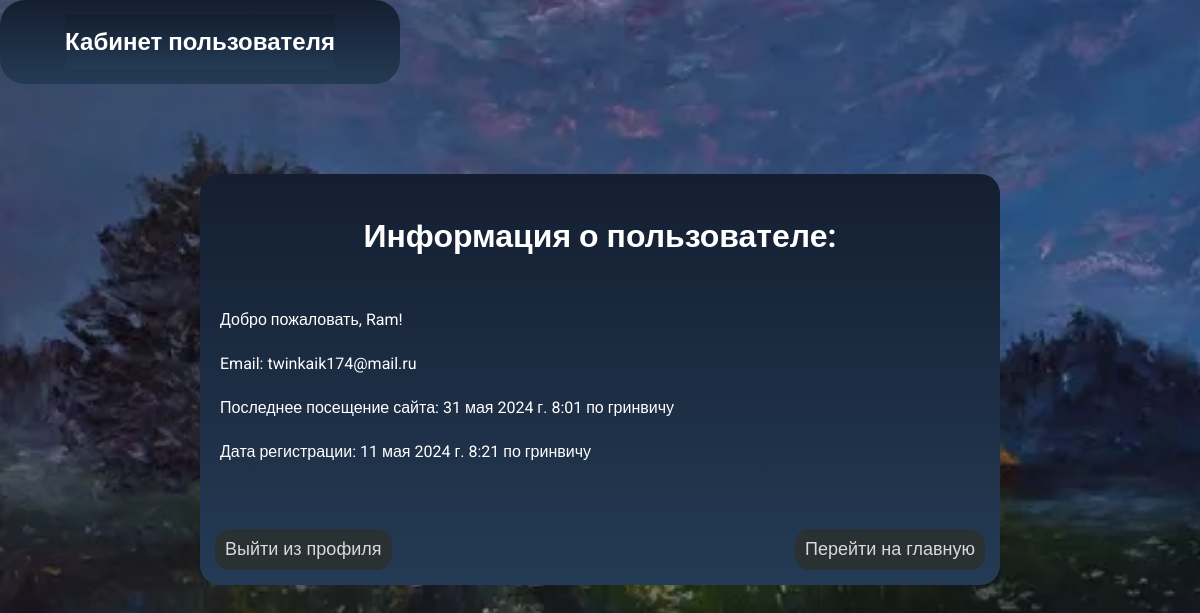
The app's page /auth/user_profile/ (signed in), older data.
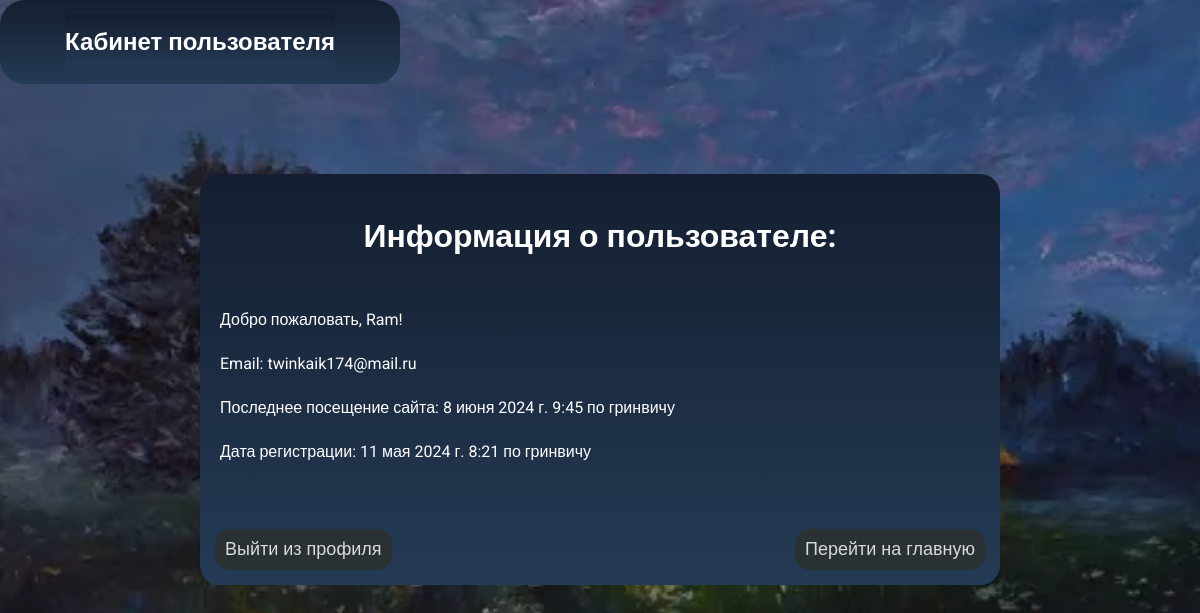
The same page, newer data.
### users/models.py (models this page shows, shortened)
class SiteUser(AbstractUser):
    email = models.EmailField(unique=True, default='')
    password = models.CharField(max_length=128, null=True)
    username = models.CharField(max_length=128, null=True, unique=True)
    last_login = models.DateTimeField(auto_now=True, null=True)
    is_superuser = models.BooleanField(default=False)
    is_staff = models.BooleanField(default=False)
    is_active = models.BooleanField(default=True)
    date_joined = models.DateTimeField(auto_now_add=True)
    USERNAME_FIELD = 'username'
    REQUIRED_FIELDS = ['email']
    @property
    def is_authenticated(self):
        return True
    class Meta:
        verbose_name = 'Пользователь'
        verbose_name_plural = 'Пользователи'
        db_table = 'site_users'

### users/views.py (the view)
# urls.py: path('user_profile/', views.user_profile, name='user_profile'),
@login_required
def user_profile(request):
    return render(request, 'registration/user_profile.html')

### users/templates/registration/user_profile.html (shortened to what this page needs)
<!DOCTYPE html>
{% load static %}
<html lang="en">
<head>
    <link href="{% static 'css/user-styles1.css'%}" rel="stylesheet">
</head>
<body>
    <article>
        <h1>Кабинет пользователя</h1>
    </article>
    <div class="info">
        <h1>Информация о пользователе:</h1>
        <p>Добро пожаловать, {{ user.username }}!</p>
        <p>Email: {{ user.email }}</p>
        <p>Последнее посещение сайта: {{ user.last_login }} по гринвичу</p>
        <p>Дата регистрации: {{ user.date_joined }} по гринвичу</p>
        <article>
            <form action="{% url 'logout' %}" method="post">
            <button type="submit">Выйти из профиля</button>
        </form>
            <form action="{% url 'home' %}" method="post">
                <button type="submit">Перейти на главную</button>
            </form>
            </article>
        </div>
    </body>
</html>

Row changes from the older to the newer data that the page shows:
changed SiteUser "Ram": last_login "31 мая 2024 г. 8:01" → "8 июня 2024 г. 9:45"
